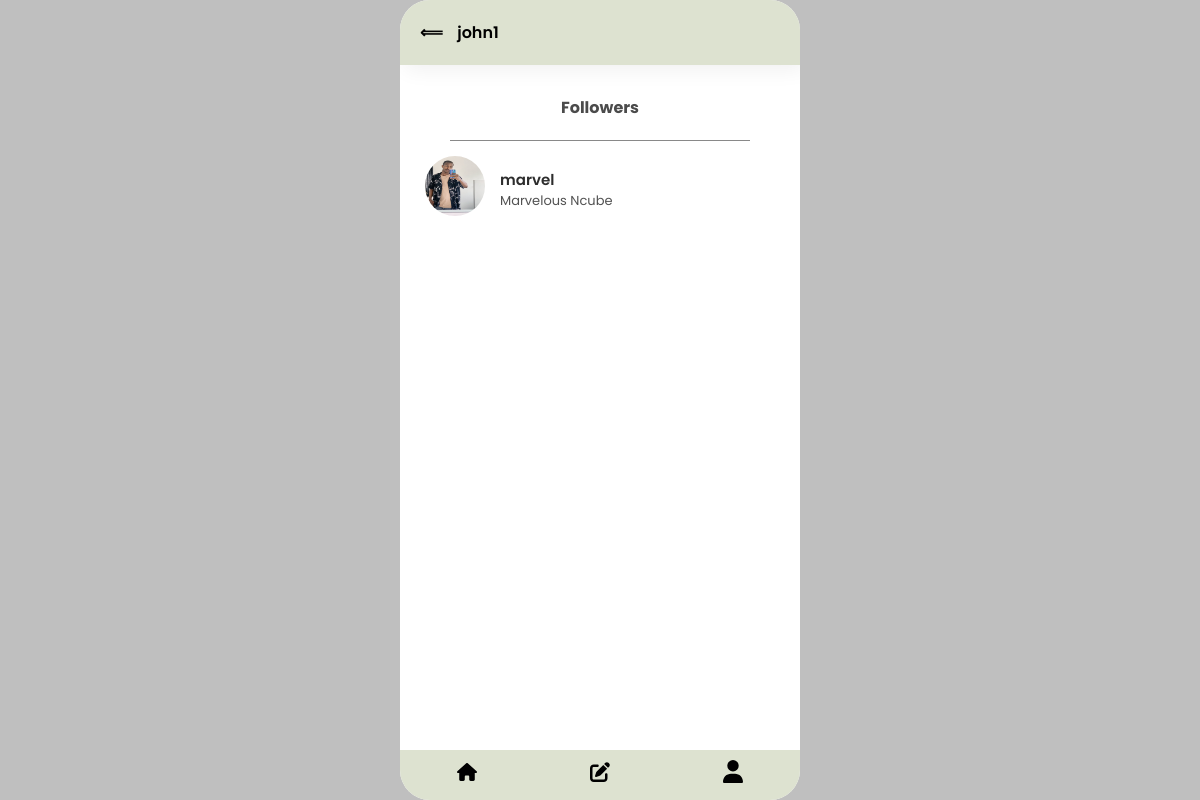
The page /viewfollowers/3 (signed in) on the database its author committed.
### core/models.py (models this page shows, shortened)
class Profile(models.Model):
    user = models.OneToOneField(User, on_delete=models.CASCADE)
    bio = models.TextField(max_length=500, blank=True)
    profile_picture = models.ImageField(upload_to='profile_pictures/', default='default/default_image.png')
    location = models.CharField(max_length=100, blank=True)
    verified = models.BooleanField(default=False)

class FollowersManager(models.Model):
    follower = models.ForeignKey(Profile, related_name='following', on_delete=models.CASCADE)
    followed = models.ForeignKey(Profile, related_name='followers', on_delete=models.CASCADE)
    created_at = models.DateTimeField(auto_now_add=True)
    class Meta:
        unique_together = ('follower', 'followed')

### core/views.py (the view)
# urls.py: path('viewfollowers/<int:user_id>', views.followers_view_page ,name='viewfollowers'),
@login_required(login_url='core:login')
def followers_view_page(request, user_id):
    user = User.objects.get(id=user_id)
    profile = Profile.objects.get(user=user)
    currentProf = Profile.objects.get(user=request.user)
    followers = FollowersManager.objects.filter(followed=profile)
    following = FollowersManager.objects.filter(follower=currentProf).values_list('followed', flat=True)
    context = {'user':profile, 'followers':followers, 'following':following}
    return render(request, 'core/followers.html', context)

### core/templates/core/followers.html (shortened to what this page needs)
{% extends "core/base.html" %}
{% load static %}
{% block content %}
    <nav id="followViewNav">
        <div id="arrowAndusername">
            <a onclick="goBack()" style="text-decoration: none;color: black;"  href="#"><span id="arrowLeft">&Longleftarrow;</span></a>
            <span id="navUsername">{{user.user.username}}</span>
        </div>
    </nav>
    <div id="followersHeader">
        <span>Followers</span>
    </div>
    <div id="container-underlinerFollowers">
        <div id="underlinerFollowers"></div>
    </div>
    <div id="followersFeedView">
        {% for profile in followers %}
            <div class="followers-Contaner">
                <div class="userProfImg">
                    <img src="{{profile.follower.profile_picture.url}}">
                </div>
                <div class="userProfInfo">
                    <span>{{profile.follower.user.username}}</span>
                    <span>{{profile.follower.user.first_name}} {{profile.follower.user.last_name}}</span>
                </div>
            </div>
        {% endfor %}
    </div>
    {% include "core/Nav.html" %}
{% endblock content %}

### static/css/main.css (style rules this page uses)
body { margin: 0; padding: 0; background-color: #bfbfbf; display: flex; justify-content: center; height: 100vh; align-items: center; color: rgb(0, 0, 0); font-family: 'Poppins', sans-serif; }

### static/css/follow.css (style rules this page uses)
.app #followViewNav { padding: 20px 0; width: 100%; box-shadow: 5px 5px 20px rgba(0,0,0,0.06); display: flex; justify-content: space-between; position: sticky; top: 0; z-index: 990; background-color: #dde2d0; }
.app #followViewNav #arrowAndusername { padding: 0 20px; }
.app #followViewNav #arrowAndusername #arrowLeft { margin-right: 10px; font-weight: 600; }
.app #followViewNav #arrowAndusername #navUsername { font-weight: 600; }
.app #followersHeader { margin: 20px 0; margin-top: 30px; width: 100%; display: flex; justify-content: center; align-items: center; }
.app #followersHeader span { font-weight: bold; color: rgb(75, 75, 75); }
.app #container-underlinerFollowers { width: 100%; display: flex; justify-content: center; align-items: center; }
.app #container-underlinerFollowers #underlinerFollowers { width: 75%; height: 1px; background-color: rgb(137, 137, 137); }
.app #followersFeedView { width: 100%; height: 79%; overflow-y: scroll; }
.app #followersFeedView .followers-Contaner { display: flex; flex-direction: row; padding: 15px 25px; position: relative; }
.app #followersFeedView .followers-Contaner .userProfImg img { width: 60px; height: 60px; border-radius: 50%; }
.app #followersFeedView .followers-Contaner .userProfInfo { display: flex; justify-content: center; flex-direction: column; margin-left: 15px; }
.app #followersFeedView .followers-Contaner .userProfInfo span:first-child { font-size: 15px; color: rgb(45, 45, 45); font-weight: 600; }
.app #followersFeedView .followers-Contaner .userProfInfo span:last-child { font-size: 13px; color: rgb(82, 82, 82); }

### rows shown on the page
Profile: user.username "john1"
FollowersManager: follower.profile_picture (picture), follower.user.username "marvel", follower.user.first_name "Marvelous", follower.user.last_name "Ncube"
